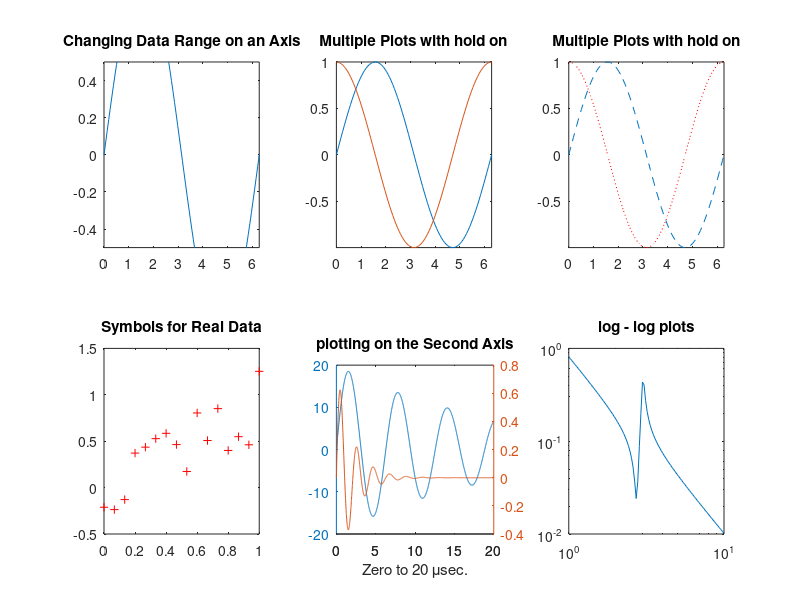

This chart was generated by the following MATLAB code:
% Listing 11-3 - Demonstrating plot options
 clear
 clc
 close all
 
 x = linspace(0, 2*pi);
 subplot(2, 3, 1)
 plot(x, sin(x))
 axis([0 2*pi -0.5 0.5])
 title('Changing Data Range on an Axis')
 
 subplot(2, 3, 2)
 plot(x, sin(x))
 hold on
 plot(x, cos(x))
 axis tight
 title('Multiple Plots with hold on')
 
 subplot(2, 3, 3)
 plot(x, sin(x),'--')
 hold on
 plot(x, cos(x), 'r:')
 axis tight
 title('Multiple Plots with hold on')
 
 subplot(2, 3, 4)
 N = 16;
 xr = linspace(0, 1, N);
 yr = xr + rand(1,N) - 0.5;
 plot(xr, yr, 'r+')
 title('Symbols for Real Data')
 
 subplot(2, 3, 5)
 x = 0:0.01:20;
 y1 = 20*exp(-0.05*x).*sin(x);
 y2 = 0.8*exp(-0.5*x).*sin(3*x);
 plotyy(x,y1,x,y2,'plot');
 xlabel('Zero to 20 \musec.')
 title('plotting on the Second Axis')
 
 subplot(2, 3, 6)
 pow = linspace(0, 1);
 w = 10.^pow;
 fr = complex(0, w);
 h = (fr.^2 + 0.1*fr + 7.5) ...
     ./ (fr.^4 + 0.12*fr.^3 + 9*fr.^2);
 loglog(w, abs(h))
 title('log - log plots')
